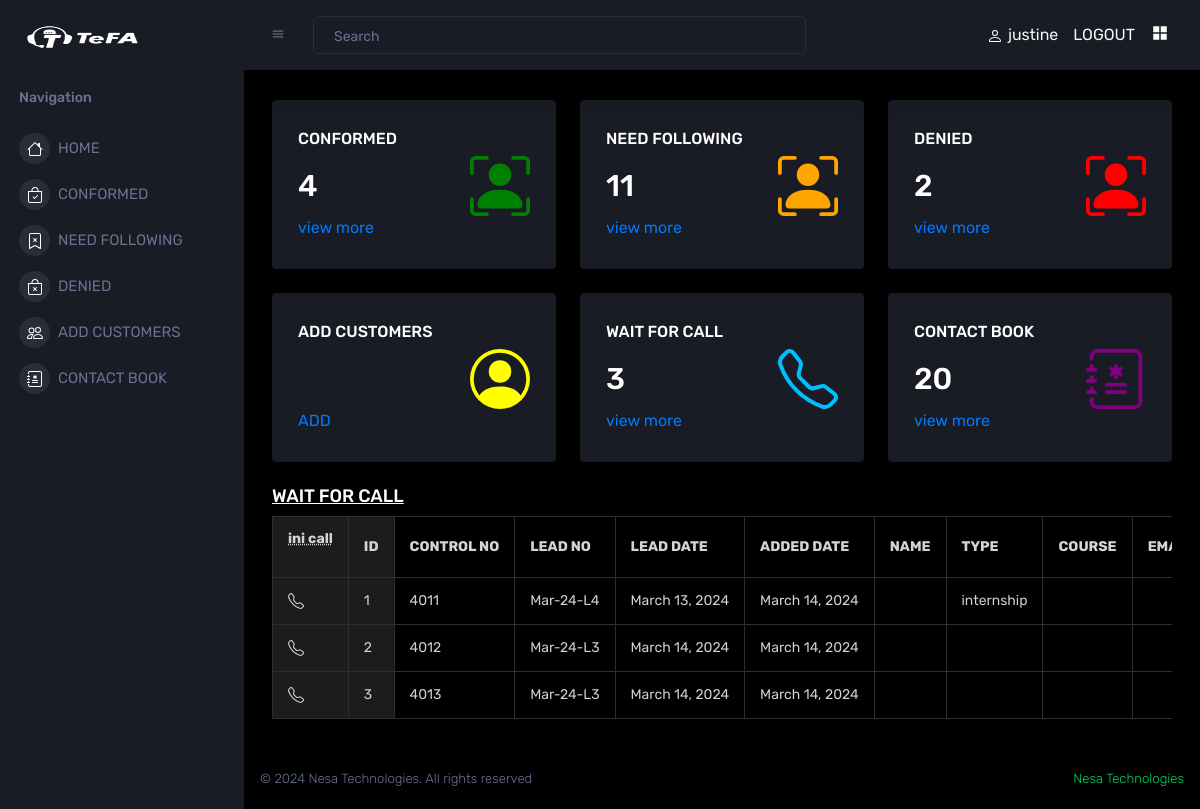
The app's page / (signed in) with its own data.
### TeFAapp/models.py (models this page shows, shortened)
class Lead(models.Model):
    control_no = models.IntegerField()
    date_time_added = models.DateField(("Date"), default=datetime.date.today)
    lead_given_date = models.DateField()
    lead_no = models.CharField(max_length=10, blank=True, null=True, validators=[alphanumeric])
    name = models.CharField(max_length= 50)
    course_type = models.CharField(max_length=20, default="")
    course = models.CharField(max_length=50)
    phone_no = models.IntegerField()
    email = models.EmailField(max_length=30)
    place = models.CharField(max_length=50)
    remark = models.CharField(max_length=250)
    status = models.IntegerField(default=0)
    source = models.CharField(max_length=100, default='')
    degree = models.CharField(max_length=250, default='')

### TeFAapp/views.py (the view)
# urls.py: 2. Add a URL to urlpatterns:  path('', views.home, name='home')
@session_login_required
def home(request):
    if 'username' in request.session:
        data = Lead.objects.filter(status=0)
        no_contact = Lead.objects.all().count()
        wait_call = Lead.objects.filter(status=0).count()
        conformed = Lead.objects.filter(status=1).count()
        need_following = Lead.objects.filter(status=2).count()
        denied = Lead.objects.filter(status=3).count()
        return render(request, 'home.html',{'data':data, 'wait_call':wait_call, 'no_contact':no_contact,
                                            'conformed':conformed, 'need_following':need_following, 'denied':denied})
    else:
        return redirect('/')

### templates/home.html (shortened to what this page needs)
{% extends 'base.html' %}
{% block content %}
{% load static %}
<html>
    <head>
    </head>
    <body>
         <div class="row">
             <div class="col-sm-4 grid-margin">
              <div class="card">
                <div class="card-body">
                  <h5>CONFORMED</h5>
                  <div class="row">
                    <div class="col-8 col-sm-12 col-xl-8 my-auto">
                      <div class="d-flex d-sm-block d-md-flex align-items-center">
                        <h2 class="mb-0">{{conformed}}</h2>
                      </div>
                    </div>
                    <div class="col-4 col-sm-12 col-xl-4 text-center text-xl-right">
                    </div>
                  </div>
                  <a href="{% url 'conformed' %}">view more</a>
                </div>
              </div>
            </div>
             <div class="col-sm-4 grid-margin">
              <div class="card">
                <div class="card-body">
                  <h5>NEED FOLLOWING</h5>
                  <div class="row">
                    <div class="col-8 col-sm-12 col-xl-8 my-auto">
                      <div class="d-flex d-sm-block d-md-flex align-items-center">
                        <h2 class="mb-0">{{need_following}}</h2>
                      </div>
                    </div>
                    <div class="col-4 col-sm-12 col-xl-4 text-center text-xl-right">
                    </div>
                  </div>
                  <a href="{% url 'need_following' %}">view more</a>
                </div>
              </div>
            </div>
                 <div class="col-sm-4 grid-margin">
              <div class="card">
                <div class="card-body">
                  <h5>DENIED</h5>
                  <div class="row">
                    <div class="col-8 col-sm-12 col-xl-8 my-auto">
                      <div class="d-flex d-sm-block d-md-flex align-items-center">
                        <h2 class="mb-0">{{denied}}</h2>
                      </div>
                    </div>
                    <div class="col-4 col-sm-12 col-xl-4 text-center text-xl-right">
                    </div>
                  </div>
                  <a href="{% url 'denied' %}">view more</a>
                </div>
              </div>
            </div>
            <div class="col-sm-4 grid-margin">
              <div class="card">
                <div class="card-body">
                  <h5>ADD CUSTOMERS</h5>
                  <div class="row">
                    <div class="col-4 col-sm-12 col-xl-4 text-center text-xl-right">
                    </div>
                  </div>
                  <a href="{% url 'add_customer' %}">ADD</a>
                </div>
              </div>
            </div>
            <div class="col-sm-4 grid-margin">
              <div class="card">
                <div class="card-body">
                  <h5>WAIT FOR CALL</h5>
                  <div class="row">
                    <div class="col-8 col-sm-12 col-xl-8 my-auto">
                      <div class="d-flex d-sm-block d-md-flex align-items-center">
                        <h2 class="mb-0">{{wait_call}}</h2>
                      </div>
                    </div>
                    <div class="col-4 col-sm-12 col-xl-4 text-center text-xl-right">
                    </div>
                  </div>
                  <a href="#calltable">view more</a>
                </div>
              </div>
            </div>
            <div class="col-sm-4 grid-margin">
              <div class="card">
                <div class="card-body">
                  <h5>CONTACT BOOK</h5>
                  <div class="row">
                    <div class="col-8 col-sm-12 col-xl-8 my-auto">
                      <div class="d-flex d-sm-block d-md-flex align-items-center">
                        <h2 class="mb-0">{{no_contact}}</h2>
                      </div>
                    </div>
                    <div class="col-4 col-sm-12 col-xl-4 text-center text-xl-right">
                    </div>
                  </div>
                  <a href="{% url 'contactbook' %}">view more</a>
                </div>
              </div>
            </div>
          </div>
            {% if data %}
            <h4><u id="calltable">WAIT FOR CALL</u></h4>
         <div class="table-responsive">
            <table class="table table-striped table-bordered ">
                <tr>
                  <th class="text-center">
                    <p>
                        <abbr title="Make Initial Call">ini call</abbr>
                    </p>
                  </th>
                    <th>ID</th>
                    <th>CONTROL NO</th>
                    <th>LEAD NO</th>
                    <th>LEAD DATE</th>
                    <th>ADDED DATE</th>
                    <th>NAME</th>
                    <th>TYPE</th>
                    <th>COURSE</th>
                    <th>EMAIL</th>
                </tr>
                {% for i in data %}
                <tr>
                    <td>
                      <a onclick="openPopup({{ i.id }})">
                      </a>
                  </td>
                    <td>{{forloop.counter}}</td>
                    <td>{{i.control_no}}</td>
                    <td>{{i.lead_no}}</td>
                    <td>{{i.lead_given_date}}</td>
                    <td>{{i.date_time_added}}</td>
                    <td>{{i.name}}</td>
                    <td>{{i.course_type}}</td>
                    <td>{{i.course}}</td>
                    <td>{{i.email}}</td>
                </tr>
                {% endfor %}
            </table>
         </div>
            {% endif %}
    </body>
</html>
{% endblock %}

### templates/home.html (style rules this page uses)
.table-responsive table tr th, .table-responsive table tr td { color: LightGrey; }
th:first-child, td:first-child { position: sticky; left: 0; background-color: #1b1c1c; z-index: 1; }
th:nth-child(2), td:nth-child(2) { position: sticky; left: 50px; background-color: #1b1c1c; z-index: 1; }

### records on screen
Lead: control_no "4011", lead_no "Mar-24-L4", lead_given_date "March 13, 2024", date_time_added "March 14, 2024", course_type "internship"
Lead: control_no "4012", lead_no "Mar-24-L3", lead_given_date "March 14, 2024", date_time_added "March 14, 2024"
Lead: control_no "4013", lead_no "Mar-24-L3", lead_given_date "March 14, 2024", date_time_added "March 14, 2024"

### other values on screen
{{ request.session.username }} "justine"
{{ conformed }} "4"
{{ need_following }} "11"
{{ denied }} "2"
{{ wait_call }} "3"
{{ no_contact }} "20"
